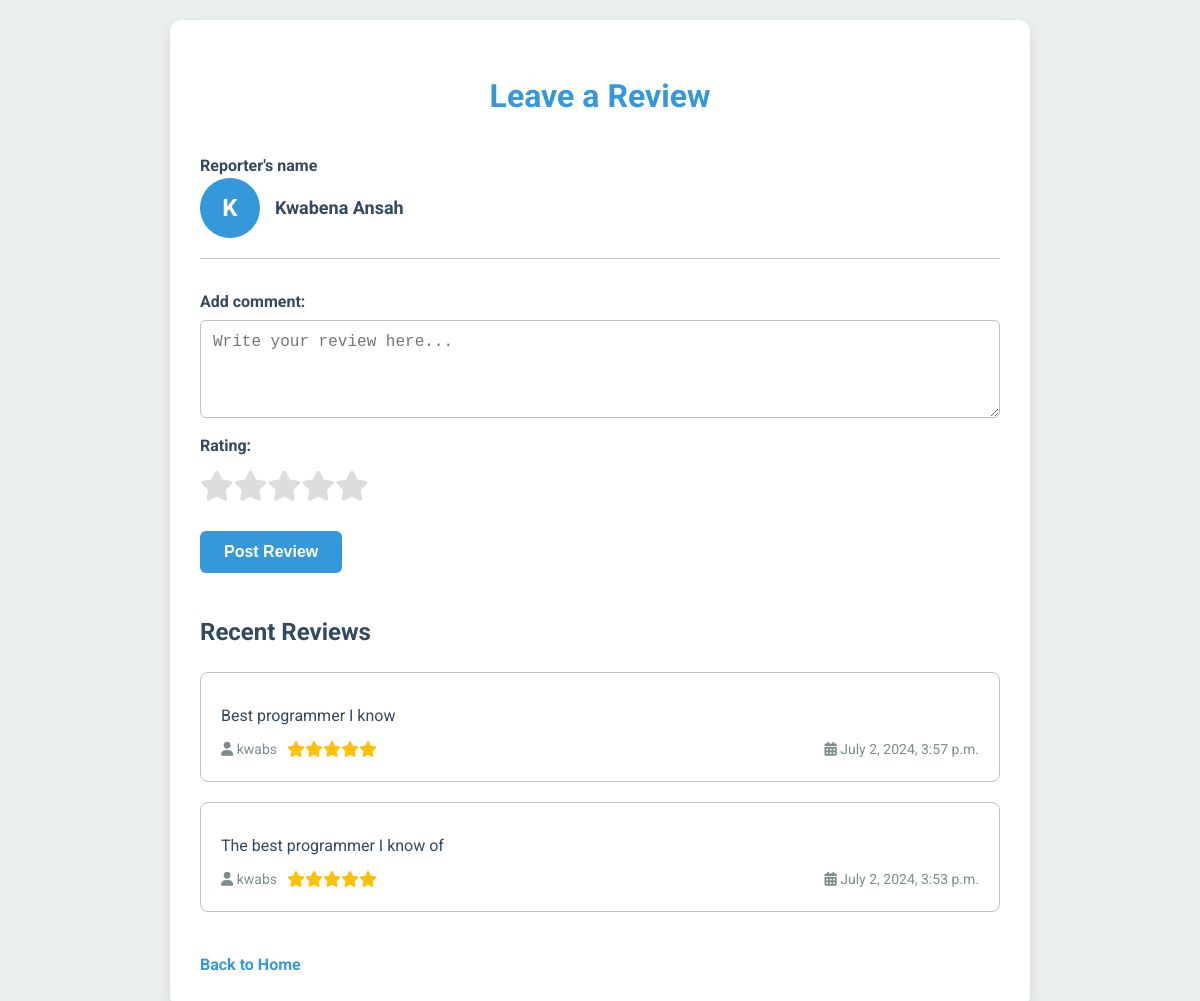
The app's page /review/2/ (signed in), older data.
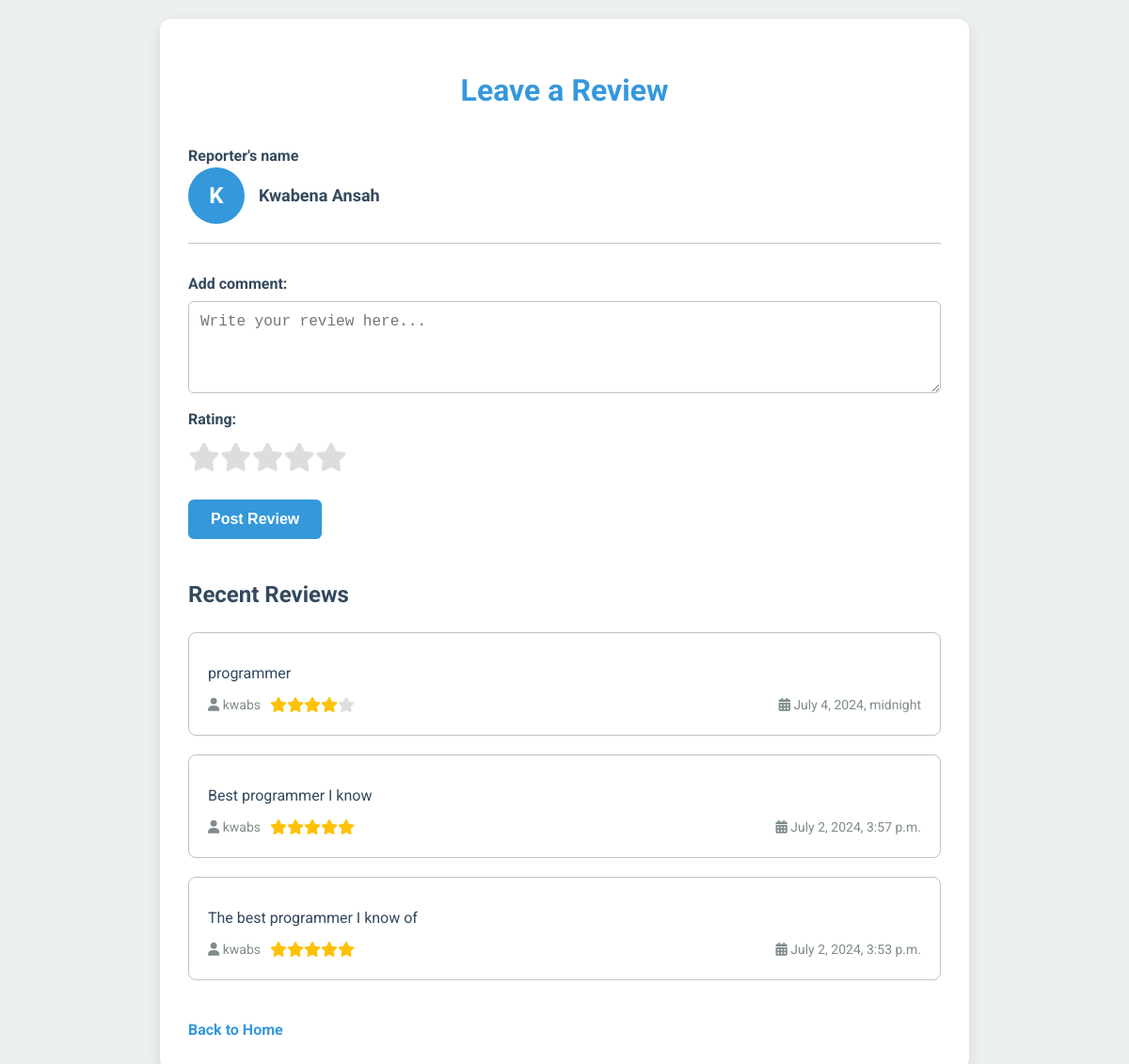
The same page, newer data.
### Inventory/models.py (models this page shows, shortened)
class Lost(models.Model):
    CATEGORY_CHOICES = [
        ('ID', 'ID'),
        ('Wallet', 'Wallet'),
        ('Keys', 'Keys'),
        ('Phone', 'Phone'),
        ('Laptop', 'Laptop'),
        ('Tablet', 'Tablet'),
        ('Clothing', 'Clothing'),
        ('Jewelry', 'Jewelry'),
        ('Backpack', 'Backpack'),
        ('Headphones', 'Headphones'),
        ('Glasses', 'Glasses'),
        ('Books', 'Books'),
        ('Documents', 'Documents'),
        ('Other', 'Other'),
    ]
    category = models.CharField(max_length=100, choices=CATEGORY_CHOICES)
    image = models.ImageField(upload_to='lost_images/')
    lostdesc = models.TextField(blank=True, null=True)  # Updated to be optional
    name = models.CharField(max_length=255, blank=True, null=True)  # Updated to be optional
    indexNo = models.IntegerField(blank=True, null=True)  # Updated to be optional
    location = models.TextField()
    uploader_name = models.CharField(max_length=255)

class Review(models.Model):
    reviewer_name = models.ForeignKey(User, on_delete=models.CASCADE)
    lost_item = models.ForeignKey(Lost, on_delete=models.CASCADE)
    rating = models.IntegerField(choices=[(i, i) for i in range(1, 6)])
    review_text = models.TextField()
    created_at = models.DateTimeField(auto_now_add=True)
    uploader_name = models.TextField()

### Inventory/views.py (the view, shortened to what this page needs)
# urls.py: path('review/<int:lost_item_id>/',views.review,name="review"),
@login_required
def review(request, lost_item_id):
    lost_item = get_object_or_404(Lost, id=lost_item_id)
    reviews = Review.objects.filter(uploader_name=lost_item.uploader_name).order_by('-created_at')
    reviewers_badges = {}
    for review in reviews:
        badges = Badges.objects.filter(uploader_name=lost_item.uploader_name).first()
        if badges:
            badge_type = badges.get_badge_type()
            if badge_type:
                reviewers_badges[review.reviewer_name.username] = badge_type
    highest_badge_user = Badges.get_highest_count_user()
    context = {
        'lost_item': lost_item,
        'reviews': reviews,
        'reviewers_badges': reviewers_badges,
    }
    return render(request, 'review.html', context)

### Inventory/models.py (called while the page is built)
    @staticmethod
    def get_highest_count_user():
        return Badges.objects.order_by('-count').first()

### Inventory/templates/Review.html (shortened to what this page needs)
<!DOCTYPE html>
<html lang="en">
<head>
    <link rel="stylesheet" href="https://cdnjs.cloudflare.com/ajax/libs/font-awesome/6.0.0-beta3/css/all.min.css">
</head>
<body>
    <div class="container">
        <h1>Leave a Review</h1>
        <label for="review_text">Reporter's name</label>
        <br>
        <div class="uploader-profile">
            <div class="uploader-info">
                <div class="profile-image">
                    {{ lost_item.uploader_name|first|upper }}
                </div>
                <div class="uploader-name">{{ lost_item.uploader_name }}</div>
            </div>
        </div>
        <form method="POST" class="review-form">
            <div class="form-group">
                <label for="review_text">Add comment:</label>
                <textarea id="review_text" name="review_text" rows="4" placeholder="Write your review here..."></textarea>
            </div>
            <div class="form-group">
                <label>Rating:</label>
                <div class="rating">
                    <input type="radio" id="star5" name="rating" value="5" /><label for="star5" title="5 stars"><i class="fas fa-star"></i></label>
                    <input type="radio" id="star4" name="rating" value="4" /><label for="star4" title="4 stars"><i class="fas fa-star"></i></label>
                    <input type="radio" id="star3" name="rating" value="3" /><label for="star3" title="3 stars"><i class="fas fa-star"></i></label>
                    <input type="radio" id="star2" name="rating" value="2" /><label for="star2" title="2 stars"><i class="fas fa-star"></i></label>
                    <input type="radio" id="star1" name="rating" value="1" /><label for="star1" title="1 star"><i class="fas fa-star"></i></label>
                </div>
            </div>
            <button type="submit">Post Review</button>
        </form>
        {% if reviews %}
        <div class="review-container">
            <h2>Recent Reviews</h2>
            {% for review in reviews %}
                <div class="review">
                    <p>{{ review.review_text }}</p>
                    <div class="review-meta">
                        <div class="reviewer-info">
                            <span><i class="fas fa-user"></i> {{ review.reviewer_name }}</span>
                            <div class="stars">
                                {% for i in "12345"|make_list %}
                                    {% if forloop.counter <= review.rating %}
                                        <i class="fas fa-star"></i>
                                    {% else %}
                                        <i class="fas fa-star" style="color: #ddd;"></i>
                                    {% endif %}
                                {% endfor %}
                            </div>
                        </div>
                        <span><i class="fas fa-calendar-alt"></i> {{ review.created_at }}</span>
                    </div>
                </div>
            {% endfor %}
        </div>
        {% endif %}
        <a href="{% url 'home' %}" class="home-link">Back to Home</a>
    </div>
</body>
</html>

### Inventory/templates/Review.html (style rules this page uses)
:root { --primary-color: #3498db; --secondary-color: #2980b9; --background-color: #ecf0f1; --text-color: #34495e; --border-color: #bdc3c7; }
body { font-family: 'Roboto', sans-serif; background-color: var(--background-color); color: var(--text-color); margin: 0; padding: 20px; line-height: 1.6; }
.container { max-width: 800px; margin: 0 auto; padding: 30px; background-color: #fff; border-radius: 12px; box-shadow: 0 5px 15px rgba(0, 0, 0, 0.1); }
h1 { text-align: center; margin-bottom: 30px; color: var(--primary-color); }
.uploader-profile { display: flex; align-items: center; justify-content: space-between; margin-bottom: 30px; padding-bottom: 20px; border-bottom: 1px solid var(--border-color); }
.uploader-info { display: flex; align-items: center; }
.profile-image { width: 60px; height: 60px; border-radius: 50%; background-color: var(--primary-color); display: flex; justify-content: center; align-items: center; color: white; font-weight: bold; font-size: 24px; margin-right: 15px; }
.uploader-name { font-weight: bold; font-size: 18px; }
.review-form { display: flex; flex-direction: column; gap: 15px; }
.form-group { display: flex; flex-direction: column; }
label { font-weight: bold; margin-bottom: 5px; }
.review-form textarea { padding: 12px; border: 1px solid var(--border-color); border-radius: 6px; font-size: 16px; transition: border-color 0.3s ease; }
.rating { display: flex; flex-direction: row-reverse; justify-content: flex-end; }
.rating label { cursor: pointer; font-size: 30px; color: #ddd; transition: color 0.3s ease; }
.review-form button { align-self: flex-start; padding: 12px 24px; border: none; border-radius: 6px; background-color: var(--primary-color); color: #fff; font-size: 16px; font-weight: bold; cursor: pointer; transition: background-color 0.3s ease; }
.review-container { margin-top: 40px; }
.review { padding: 20px; border: 1px solid var(--border-color); border-radius: 8px; margin-bottom: 20px; background-color: #fff; transition: box-shadow 0.3s ease; }
.review p { margin: 10px 0; }
.review-meta { display: flex; justify-content: space-between; align-items: center; color: #7f8c8d; font-size: 14px; }
.reviewer-info { display: flex; align-items: center; }
.stars { display: inline-flex; margin-left: 10px; }
.stars i { color: #ffc107; font-size: 16px; }
.home-link { display: inline-block; margin-top: 20px; color: var(--primary-color); text-decoration: none; font-weight: bold; }

Row changes from the older to the newer data that the page shows:
added Review: review_text "programmer", reviewer_name "kwabs", rating 4 (drawn), created_at "July 4, 2024, midnight"
